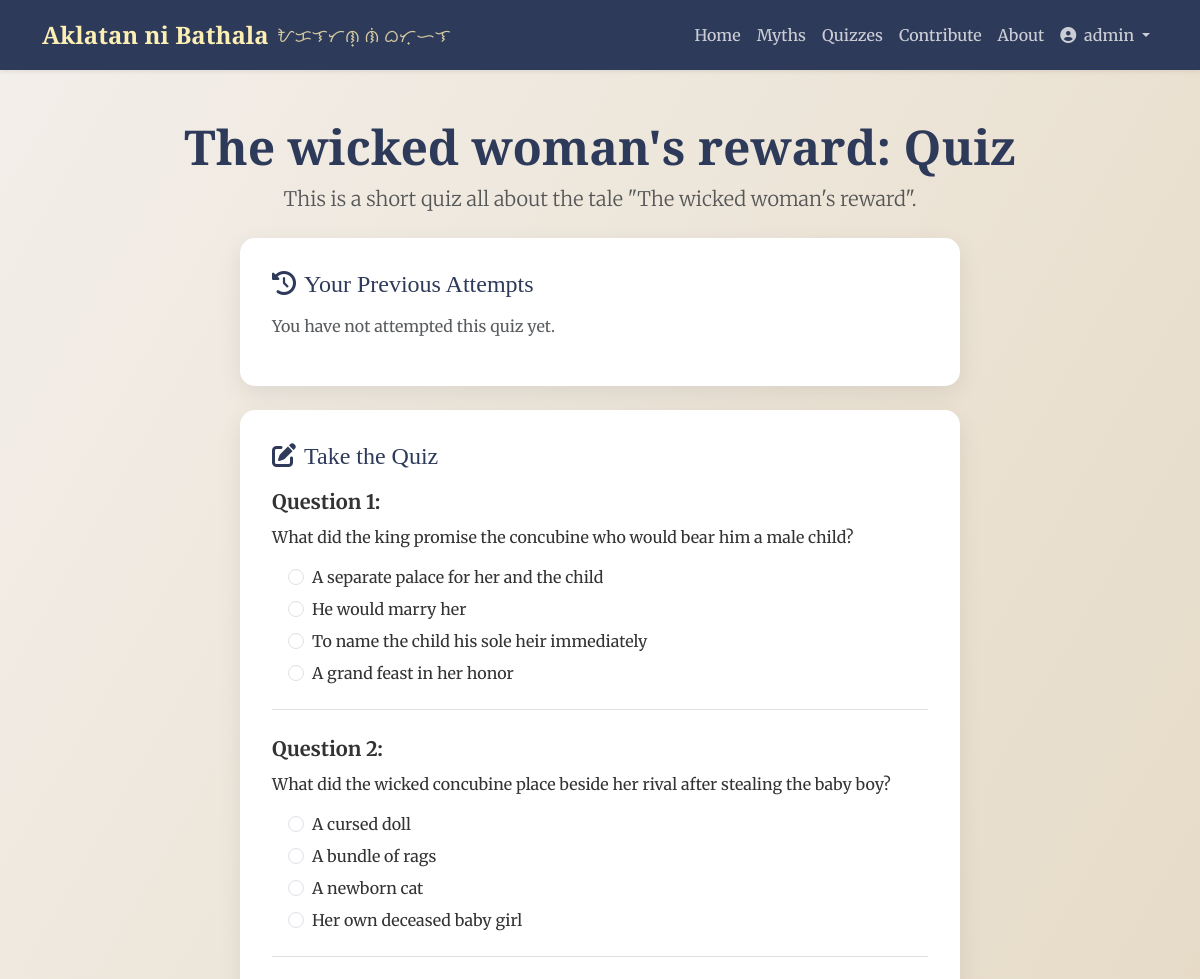
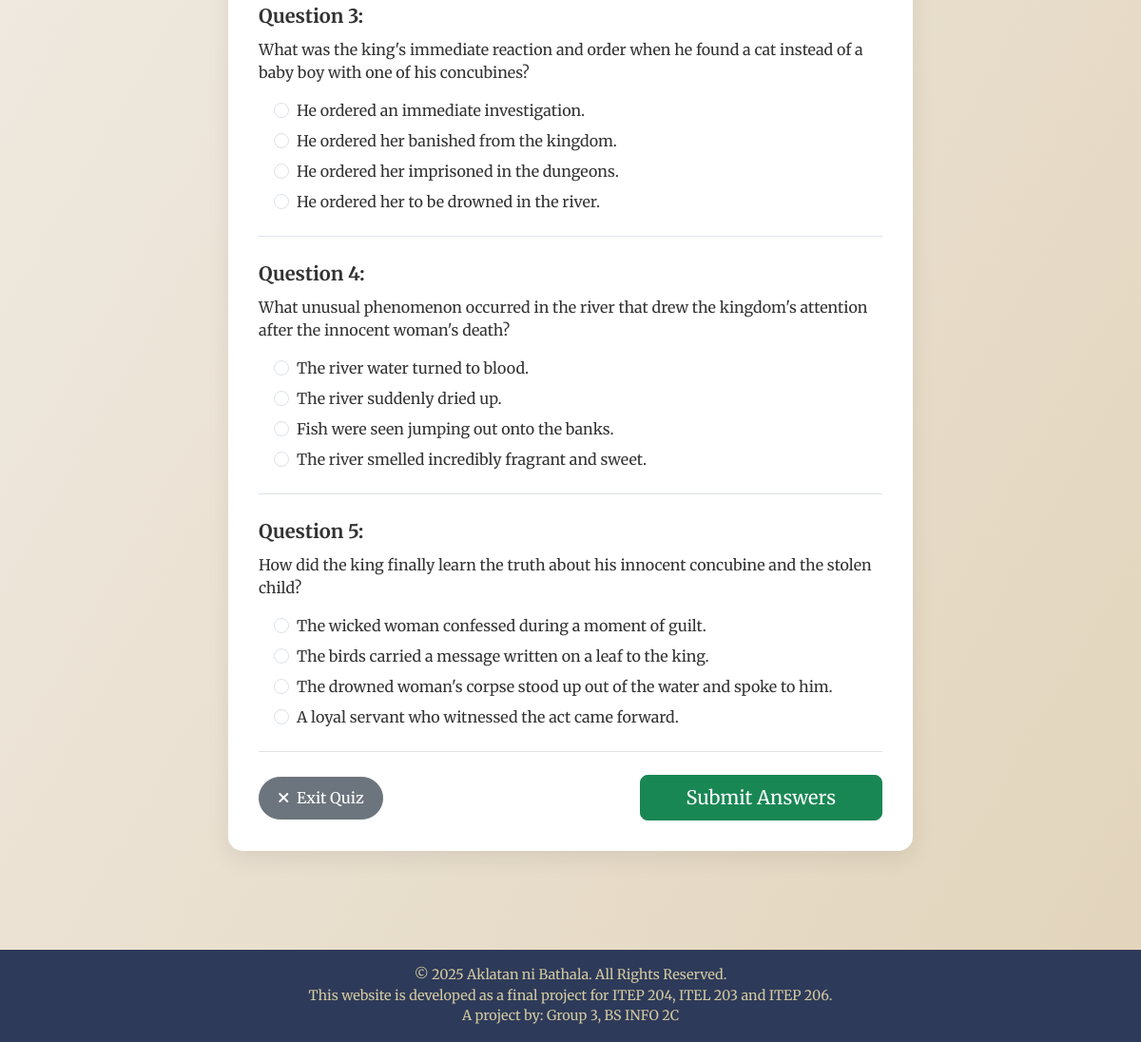
Page /takeQuiz.php?quiz_id=8 (signed in) on the committed database (2 pictures, top to bottom).
### tables this page shows
CREATE TABLE `quizzes` (
  `quiz_id` int(11) NOT NULL,
  `title` varchar(255) NOT NULL,
  `description` text DEFAULT NULL,
  `is_active` tinyint(1) DEFAULT 0,
  `created_at` timestamp NOT NULL DEFAULT current_timestamp(),
  `updated_at` timestamp NOT NULL DEFAULT current_timestamp() ON UPDATE current_timestamp()
);

CREATE TABLE `quiz_answers` (
  `answer_id` int(11) NOT NULL,
  `question_id` int(11) NOT NULL,
  `answer_text` varchar(255) NOT NULL,
  `is_correct` tinyint(1) DEFAULT 0
);

### takeQuiz.php (the view, shortened to what this page needs)
<?php
require_once 'header.php';
$userId = $_SESSION['user_id'];
$quiz = null;
$questions = [];
$attempts = [];
$errorMessage = '';
$quizId = null;
if (isset($_GET['quiz_id']) && filter_var($_GET['quiz_id'], FILTER_VALIDATE_INT, ['options' => ['min_range' => 1]])) {
    $quizId = (int)$_GET['quiz_id'];
} else {
    $errorMessage = "Invalid Quiz ID specified.";
}
if ($quizId && empty($errorMessage)) {
    try {
        $pdo = connect_db();
        if ($pdo) {
            $sqlQuizCheck = "SELECT quiz_id, title, description FROM quizzes WHERE quiz_id = :quizId AND is_active = 1";
            $stmtQuizCheck = $pdo->prepare($sqlQuizCheck);
            $stmtQuizCheck->bindParam(':quizId', $quizId, PDO::PARAM_INT);
            $stmtQuizCheck->execute();
            $quiz = $stmtQuizCheck->fetch(PDO::FETCH_ASSOC);
            if (!$quiz) {
                $errorMessage = "Quiz not found or is not currently active.";
            } else {
                $sqlQA = "SELECT q.question_id, q.question_text, q.question_type, a.answer_id, a.answer_text
                          FROM quiz_questions q
                          LEFT JOIN quiz_answers a ON q.question_id = a.question_id
                          WHERE q.quiz_id = :quizId
                          ORDER BY q.order_index ASC, q.question_id ASC, RAND()";
                $stmtQA = $pdo->prepare($sqlQA);
                $stmtQA->bindParam(':quizId', $quizId, PDO::PARAM_INT);
                $stmtQA->execute();
                $results = $stmtQA->fetchAll(PDO::FETCH_ASSOC);
                if ($results) {
                     $quizData = [];
                    foreach ($results as $row) {
                        $qId = $row['question_id'];
                        if (!isset($quizData[$qId])) {
                            $quizData[$qId] = [
                                'question_id' => $qId,
                                'question_text' => $row['question_text'],
                                'question_type' => $row['question_type'],
                                'answers' => []
                            ];
                        }
                        if ($row['answer_id']) {
                            $quizData[$qId]['answers'][] = [
                                'answer_id' => $row['answer_id'],
                                'answer_text' => $row['answer_text']
                            ];
                        }
                    }
                    $questions = array_values($quizData);
                }
                 $sqlAttempts = "SELECT attempt_id, score, total_questions, attempt_timestamp
                                 FROM quiz_attempts
                                 WHERE user_id = :userId AND quiz_id = :quizId
                                 ORDER BY attempt_timestamp DESC";
                 $stmtAttempts = $pdo->prepare($sqlAttempts);
                 $stmtAttempts->bindParam(':userId', $userId, PDO::PARAM_INT);
                 $stmtAttempts->bindParam(':quizId', $quizId, PDO::PARAM_INT);
                 $stmtAttempts->execute();
                 $attempts = $stmtAttempts->fetchAll(PDO::FETCH_ASSOC);
            }
        } else { $errorMessage = "Database connection failed."; }
    } catch (PDOException | Exception $e) {
        $errorMessage = "An error occurred while loading the quiz details.";
        error_log("Take Quiz Load/Attempt Fetch Error (Quiz ID: {$quizId}, User ID: {$userId}): " . $e->getMessage());
    }
}
?>
<div class="text-center my-4">
    <h1 class="display-5 fw-bold" style="font-family: 'Playfair Display', serif; color: #2e3a59;">
        <?php echo $quiz ? htmlspecialchars($quiz['title']) : 'Take Quiz'; ?>
    </h1>
    <?php if ($quiz && !empty($quiz['description'])): ?>
        <p class="lead text-muted"><?php echo htmlspecialchars($quiz['description']); ?></p>
    <?php endif; ?>
</div>
<?php if ($quiz && empty($errorMessage)): ?>
<div class="container mb-5">
    <div class="row justify-content-center">
        <div class="col-lg-8">
            <div class="content-section mb-4">
                <h4 class="mb-3"><i class="fas fa-history me-2"></i>Your Previous Attempts</h4>
                <?php if (!empty($attempts)): ?>
                    <div class="table-responsive">
                        <table class="table table-sm table-striped">
                           <thead><tr><th>Date</th><th>Score</th><th>Percentage</th></tr></thead>
                           <tbody>
                            <?php foreach ($attempts as $attempt): ?>
                                <?php $percentage = ($attempt['total_questions'] > 0) ? round(($attempt['score'] / $attempt['total_questions']) * 100) : 0; ?>
                                <tr>
                                    <td><?php echo date('M d, Y H:i', strtotime($attempt['attempt_timestamp'])); ?></td>
                                    <td><?php echo $attempt['score']; ?> / <?php echo $attempt['total_questions']; ?></td>
                                    <td><?php echo $percentage; ?>%</td>
                                </tr>
                            <?php endforeach; ?>
                            </tbody>
                        </table>
                    </div>
                <?php else: ?>
                    <p class="text-muted">You have not attempted this quiz yet.</p>
                <?php endif; ?>
            </div>
            <?php if (!empty($questions)):  ?>
                <div class="content-section">
                     <h4 class="mb-3"><i class="fas fa-edit me-2"></i>Take the Quiz</h4>
                    <form action="submitQuizAnswers.php" method="POST">
                        <?php foreach ($questions as $index => $question): ?>
                            <div class="mb-4 pb-3 border-bottom quiz-question-block">
                                <p class="fw-bold fs-5 mb-2">Question <?php echo $index + 1; ?>:</p>
                                <p class="mb-3 question-text"><?php echo nl2br(htmlspecialchars($question['question_text'])); ?></p>
                                <?php if ($question['question_type'] == 'multiple_choice' && !empty($question['answers'])): ?>
                                    <div class="answer-options ms-3">
                                        <?php foreach ($question['answers'] as $answer): ?>
                                            <div class="form-check mb-2">
                                                <input class="form-check-input" type="radio" name="answers[<?php echo $question['question_id']; ?>]" id="answer_<?php echo $answer['answer_id']; ?>" value="<?php echo $answer['answer_id']; ?>" required>
                                                <label class="form-check-label" for="answer_<?php echo $answer['answer_id']; ?>">
                                                    <?php echo htmlspecialchars($answer['answer_text']); ?>
                                                </label>
                                            </div>
                                        <?php endforeach; ?>
                                    </div>
                                <?php else: ?>
                                    <p class="ms-3"><em>(This question type is not yet supported for answering.)</em></p>
                                <?php endif; ?>
                            </div>
                        <?php endforeach; ?>
                        <div class="d-flex justify-content-between align-items-center mt-4">
                            <a href="quizzes.php"
                               class="btn btn-secondary"
                               onclick="return confirm('Are you sure you want to exit? Your current answers will not be saved.');">
                                <i class="fas fa-times me-1"></i> Exit Quiz
                            </a>
                            <button type="submit" class="btn btn-success btn-lg px-5">Submit Answers</button>
                        </div>
                    </form>
                </div>
            <?php endif; ?>
        </div>
    </div>
</div>
<?php endif;  ?>
<?php require_once 'footer.php'; ?>

### assets/css/main.css (style rules this page uses)
body { background: linear-gradient(to bottom right, #f3efea, #e2d4bb); font-family: 'Merriweather', serif; color: #333; margin: 0; padding: 0; }
.content-section { background-color: #ffffff; padding: 2rem; border-radius: 15px; box-shadow: 0 8px 24px rgba(0, 0, 0, 0.08); margin-bottom: 2rem; border: none; transition: transform 0.3s ease, box-shadow 0.3s ease; }
.content-section h1, .content-section h2, .content-section h3, .content-section h4, .content-section h5 { font-family: 'Playfair Display', serif; color: #2e3a59; }
a { color: #1a2a4a; text-decoration: none; transition: color 0.2s ease; }
.btn-secondary { background-color: #6c757d; border-color: #6c757d; color: white; transition: background-color 0.2s ease, border-color 0.2s ease; padding: 0.6rem 1.2rem; font-weight: 500; border-radius: 50rem; }

### rows in the picture
quizzes: title "The wicked woman's reward: Quiz", description "This is a short quiz all about the tale \"The wicked woman's reward\"."
quiz_answers: answer_text "A separate palace for her and the child"
quiz_answers: answer_text "He would marry her"
quiz_answers: answer_text "To name the child his sole heir immediately"
quiz_answers: answer_text "A grand feast in her honor"
quiz_answers: answer_text "A cursed doll"
quiz_answers: answer_text "A bundle of rags"
quiz_answers: answer_text "A newborn cat"
quiz_answers: answer_text "Her own deceased baby girl"
quiz_answers: answer_text "He ordered an immediate investigation."
quiz_answers: answer_text "He ordered her banished from the kingdom."
quiz_answers: answer_text "He ordered her imprisoned in the dungeons."
quiz_answers: answer_text "He ordered her to be drowned in the river."
quiz_answers: answer_text "The river water turned to blood."
quiz_answers: answer_text "The river suddenly dried up."
quiz_answers: answer_text "Fish were seen jumping out onto the banks."
quiz_answers: answer_text "The river smelled incredibly fragrant and sweet."
quiz_answers: answer_text "The wicked woman confessed during a moment of guilt."
quiz_answers: answer_text "The birds carried a message written on a leaf to the king."
quiz_answers: answer_text "The drowned woman's corpse stood up out of the water and spoke to him."
quiz_answers: answer_text "A loyal servant who witnessed the act came forward."

### other values in the picture
$loggedInUsername "admin"
$question['question_text'] "What did the king promise the concubine who would bear him a male child?"
$question['question_text'] "What did the wicked concubine place beside her rival after stealing the baby boy?"
$question['question_text'] "What was the king's immediate reaction and order when he found a cat instead of a baby boy with one of his concubines?"
$question['question_text'] "What unusual phenomenon occurred in the river that drew the kingdom's attention after the innocent woman's death?"
$question['question_text'] "How did the king finally learn the truth about his innocent concubine and the stolen child?"
